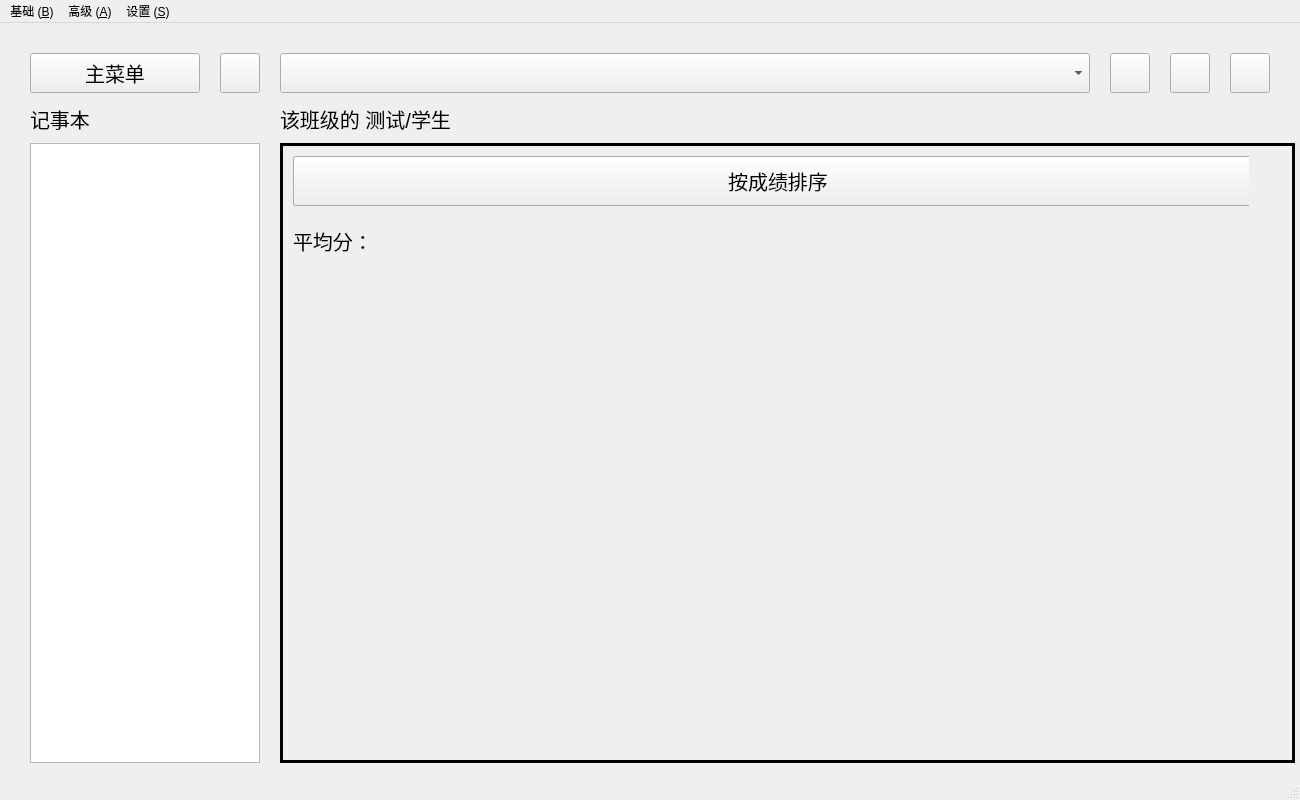
<?xml version="1.0" encoding="UTF-8"?>
<ui version="4.0">
 <class>MainWindow</class>
 <widget class="QMainWindow" name="MainWindow">
  <property name="geometry">
   <rect>
    <x>0</x>
    <y>0</y>
    <width>1300</width>
    <height>800</height>
   </rect>
  </property>
  <property name="windowTitle">
   <string>ECH 课堂助手</string>
  </property>
  <property name="autoFillBackground">
   <bool>true</bool>
  </property>
  <widget class="QWidget" name="centralwidget">
   <widget class="QScrollArea" name="scroll_area">
    <property name="enabled">
     <bool>true</bool>
    </property>
    <property name="geometry">
     <rect>
      <x>280</x>
      <y>120</y>
      <width>1015</width>
      <height>620</height>
     </rect>
    </property>
    <property name="sizePolicy">
     <sizepolicy hsizetype="Minimum" vsizetype="Fixed">
      <horstretch>0</horstretch>
      <verstretch>0</verstretch>
     </sizepolicy>
    </property>
    <property name="minimumSize">
     <size>
      <width>0</width>
      <height>0</height>
     </size>
    </property>
    <property name="sizeIncrement">
     <size>
      <width>0</width>
      <height>0</height>
     </size>
    </property>
    <property name="font">
     <font>
      <pointsize>10</pointsize>
     </font>
    </property>
    <property name="frameShape">
     <enum>QFrame::Box</enum>
    </property>
    <property name="frameShadow">
     <enum>QFrame::Plain</enum>
    </property>
    <property name="lineWidth">
     <number>3</number>
    </property>
    <property name="midLineWidth">
     <number>0</number>
    </property>
    <property name="verticalScrollBarPolicy">
     <enum>Qt::ScrollBarAsNeeded</enum>
    </property>
    <property name="horizontalScrollBarPolicy">
     <enum>Qt::ScrollBarAlwaysOff</enum>
    </property>
    <property name="sizeAdjustPolicy">
     <enum>QAbstractScrollArea::AdjustToContents</enum>
    </property>
    <property name="widgetResizable">
     <bool>false</bool>
    </property>
    <property name="alignment">
     <set>Qt::AlignLeading|Qt::AlignLeft|Qt::AlignTop</set>
    </property>
    <widget class="QWidget" name="scrollAreaWidgetContents">
     <property name="geometry">
      <rect>
       <x>0</x>
       <y>0</y>
       <width>966</width>
       <height>609</height>
      </rect>
     </property>
     <widget class="QPushButton" name="add_test">
      <property name="geometry">
       <rect>
        <x>10</x>
        <y>10</y>
        <width>970</width>
        <height>50</height>
       </rect>
      </property>
      <property name="minimumSize">
       <size>
        <width>970</width>
        <height>50</height>
       </size>
      </property>
      <property name="font">
       <font>
        <pointsize>15</pointsize>
       </font>
      </property>
      <property name="text">
       <string>添加测试</string>
      </property>
     </widget>
     <widget class="QPushButton" name="add_stu">
      <property name="geometry">
       <rect>
        <x>10</x>
        <y>10</y>
        <width>970</width>
        <height>50</height>
       </rect>
      </property>
      <property name="minimumSize">
       <size>
        <width>970</width>
        <height>50</height>
       </size>
      </property>
      <property name="font">
       <font>
        <pointsize>15</pointsize>
       </font>
      </property>
      <property name="text">
       <string>添加学生</string>
      </property>
     </widget>
     <widget class="QPushButton" name="sort_btn">
      <property name="geometry">
       <rect>
        <x>10</x>
        <y>10</y>
        <width>970</width>
        <height>50</height>
       </rect>
      </property>
      <property name="font">
       <font>
        <pointsize>15</pointsize>
       </font>
      </property>
      <property name="text">
       <string>按成绩排序</string>
      </property>
     </widget>
     <widget class="QLabel" name="score">
      <property name="geometry">
       <rect>
        <x>10</x>
        <y>70</y>
        <width>970</width>
        <height>50</height>
       </rect>
      </property>
      <property name="font">
       <font>
        <pointsize>15</pointsize>
       </font>
      </property>
      <property name="lineWidth">
       <number>1</number>
      </property>
      <property name="text">
       <string>平均分：</string>
      </property>
     </widget>
    </widget>
   </widget>
   <widget class="QComboBox" name="choose_class">
    <property name="geometry">
     <rect>
      <x>280</x>
      <y>30</y>
      <width>810</width>
      <height>40</height>
     </rect>
    </property>
    <property name="font">
     <font>
      <pointsize>15</pointsize>
     </font>
    </property>
   </widget>
   <widget class="QPushButton" name="main">
    <property name="geometry">
     <rect>
      <x>30</x>
      <y>30</y>
      <width>170</width>
      <height>40</height>
     </rect>
    </property>
    <property name="font">
     <font>
      <pointsize>15</pointsize>
     </font>
    </property>
    <property name="text">
     <string>主菜单</string>
    </property>
   </widget>
   <widget class="QPushButton" name="add_class">
    <property name="geometry">
     <rect>
      <x>1230</x>
      <y>30</y>
      <width>40</width>
      <height>40</height>
     </rect>
    </property>
    <property name="toolTip">
     <string>添加班级</string>
    </property>
    <property name="text">
     <string/>
    </property>
   </widget>
   <widget class="QLabel" name="label">
    <property name="geometry">
     <rect>
      <x>30</x>
      <y>80</y>
      <width>231</width>
      <height>31</height>
     </rect>
    </property>
    <property name="font">
     <font>
      <pointsize>15</pointsize>
     </font>
    </property>
    <property name="text">
     <string>记事本</string>
    </property>
   </widget>
   <widget class="QPlainTextEdit" name="plainTextEdit">
    <property name="geometry">
     <rect>
      <x>30</x>
      <y>120</y>
      <width>230</width>
      <height>620</height>
     </rect>
    </property>
    <property name="frameShape">
     <enum>QFrame::StyledPanel</enum>
    </property>
    <property name="frameShadow">
     <enum>QFrame::Sunken</enum>
    </property>
    <property name="lineWidth">
     <number>1</number>
    </property>
   </widget>
   <widget class="QLabel" name="label_2">
    <property name="geometry">
     <rect>
      <x>280</x>
      <y>80</y>
      <width>991</width>
      <height>31</height>
     </rect>
    </property>
    <property name="font">
     <font>
      <pointsize>15</pointsize>
     </font>
    </property>
    <property name="lineWidth">
     <number>1</number>
    </property>
    <property name="text">
     <string>该班级的 测试/学生</string>
    </property>
   </widget>
   <widget class="QPushButton" name="info">
    <property name="geometry">
     <rect>
      <x>1110</x>
      <y>30</y>
      <width>40</width>
      <height>40</height>
     </rect>
    </property>
    <property name="toolTip">
     <string>班级信息</string>
    </property>
    <property name="text">
     <string/>
    </property>
   </widget>
   <widget class="QPushButton" name="del_class">
    <property name="geometry">
     <rect>
      <x>1170</x>
      <y>30</y>
      <width>40</width>
      <height>40</height>
     </rect>
    </property>
    <property name="toolTip">
     <string>删除班级</string>
    </property>
    <property name="text">
     <string/>
    </property>
   </widget>
   <widget class="QPushButton" name="set_lang">
    <property name="geometry">
     <rect>
      <x>220</x>
      <y>30</y>
      <width>40</width>
      <height>40</height>
     </rect>
    </property>
    <property name="font">
     <font>
      <pointsize>15</pointsize>
     </font>
    </property>
    <property name="text">
     <string/>
    </property>
   </widget>
  </widget>
  <widget class="QMenuBar" name="menubar">
   <property name="geometry">
    <rect>
     <x>0</x>
     <y>0</y>
     <width>1300</width>
     <height>18</height>
    </rect>
   </property>
   <widget class="QMenu" name="menu">
    <property name="title">
     <string>基础 (&amp;B)</string>
    </property>
    <addaction name="rand_stu"/>
    <addaction name="write_html"/>
   </widget>
   <widget class="QMenu" name="menu_2">
    <property name="title">
     <string>高级 (&amp;A)</string>
    </property>
    <addaction name="write_Python"/>
   </widget>
   <widget class="QMenu" name="menu_3">
    <property name="title">
     <string>设置 (&amp;S)</string>
    </property>
    <addaction name="set_font"/>
    <addaction name="set_bg"/>
    <addaction name="set_btn"/>
   </widget>
   <addaction name="menu"/>
   <addaction name="menu_2"/>
   <addaction name="menu_3"/>
  </widget>
  <widget class="QStatusBar" name="statusbar"/>
  <action name="_save">
   <property name="text">
    <string>保存</string>
   </property>
  </action>
  <action name="_main">
   <property name="text">
    <string>返回主菜单</string>
   </property>
  </action>
  <action name="set_font">
   <property name="text">
    <string>设置字体 (&amp;F)</string>
   </property>
   <property name="shortcut">
    <string>Ctrl+Alt+F</string>
   </property>
  </action>
  <action name="make_svg">
   <property name="text">
    <string>绘制SVG图像 (&amp;I)</string>
   </property>
   <property name="shortcut">
    <string>Ctrl+Alt+I</string>
   </property>
  </action>
  <action name="write_Python">
   <property name="text">
    <string>编写Python代码 (&amp;P)</string>
   </property>
   <property name="shortcut">
    <string>Ctrl+Alt+P</string>
   </property>
  </action>
  <action name="rand_stu">
   <property name="enabled">
    <bool>true</bool>
   </property>
   <property name="text">
    <string>随机点名 (&amp;R)</string>
   </property>
   <property name="shortcut">
    <string>Ctrl+Alt+R</string>
   </property>
  </action>
  <action name="write_html">
   <property name="text">
    <string>编写文档 (&amp;H)</string>
   </property>
   <property name="shortcut">
    <string>Ctrl+Alt+H</string>
   </property>
  </action>
  <action name="set_bg">
   <property name="text">
    <string>设置背景 (&amp;G)</string>
   </property>
   <property name="shortcut">
    <string>Ctrl+Alt+G</string>
   </property>
  </action>
  <action name="set_btn">
   <property name="text">
    <string>设置按钮颜色 (&amp;C)</string>
   </property>
   <property name="shortcut">
    <string>Ctrl+Alt+B</string>
   </property>
  </action>
 </widget>
 <resources/>
 <connections/>
</ui>
